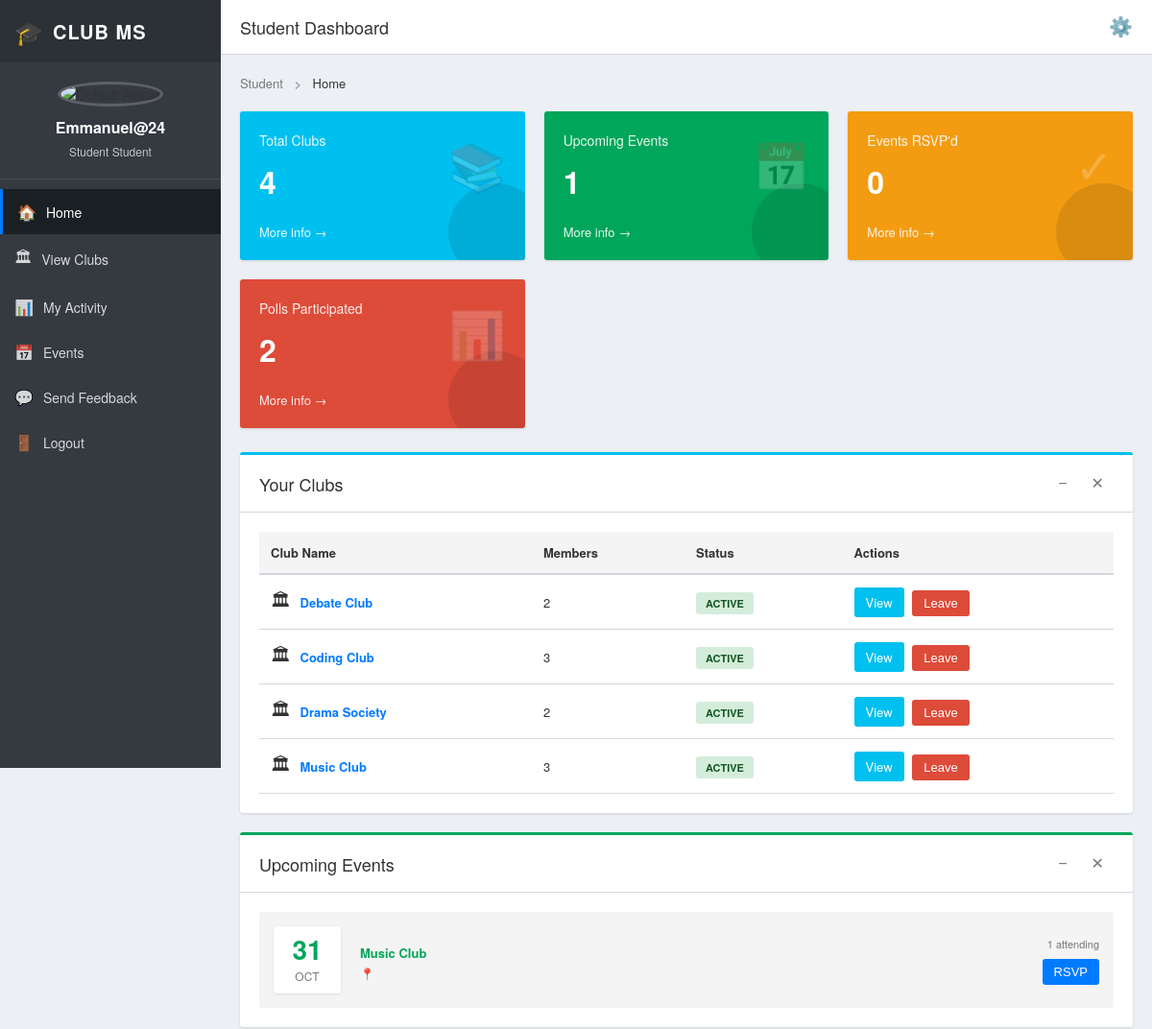
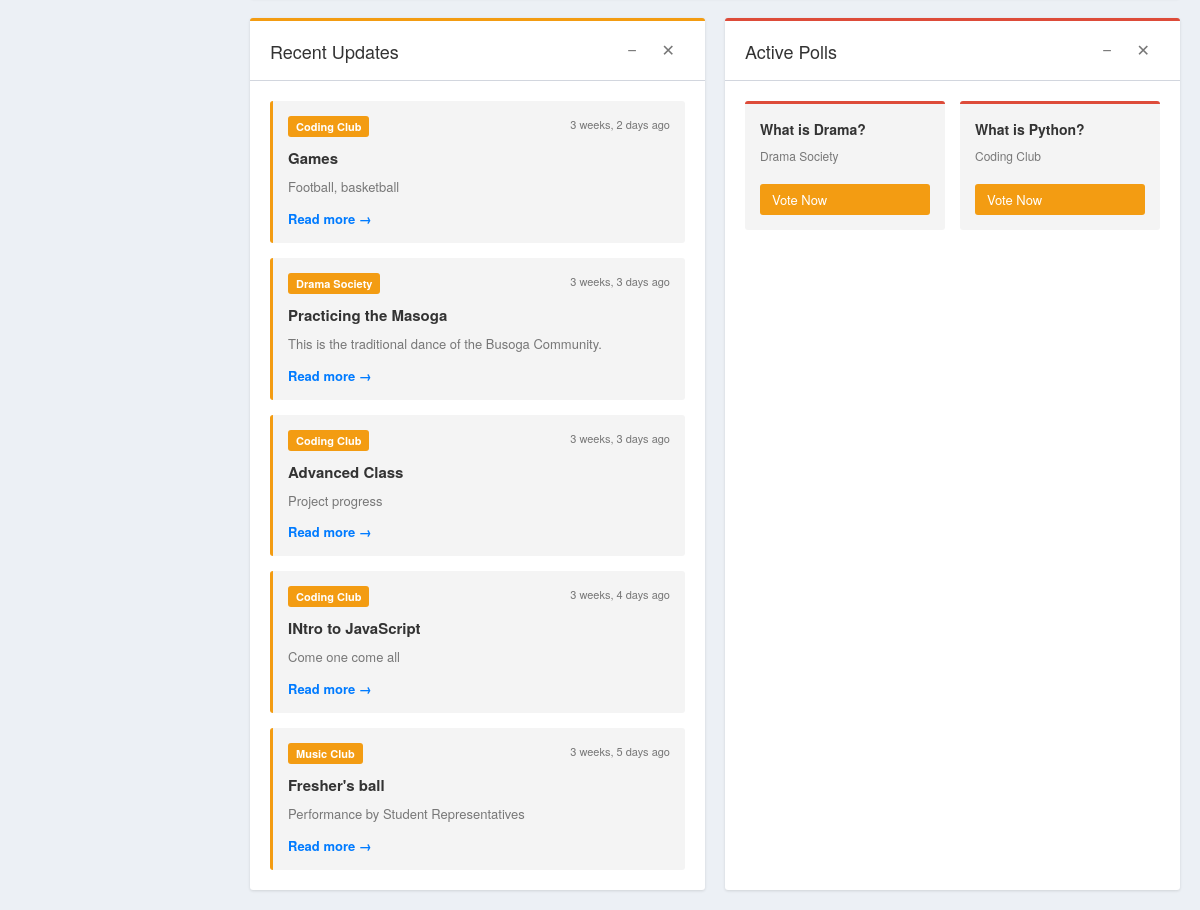
The app's page /clubs/dashboard/student/ (signed in) with its own data (2 pictures, top to bottom).
### users/models.py (models this page shows, shortened)
class Profile(models.Model):
    ROLE_CHOICES = [
        ("student", "Student"),
        ("lecturer", "Lecturer"),
        ("admin", "Admin"),
    ]
    user = models.OneToOneField(User, on_delete=models.CASCADE)
    role = models.CharField(max_length=20, choices=ROLE_CHOICES)
    name = models.CharField(max_length=100)

### clubs/models.py (models this page shows, shortened)
class Club(models.Model):
    name = models.CharField(max_length=100)
    description = models.TextField()
    meeting_time = models.CharField(max_length=100)
    logo = models.ImageField(upload_to="club_logos/", blank=True, null=True)
    members = models.ManyToManyField(
        settings.AUTH_USER_MODEL,
        related_name="clubs",
        blank=True
    )

class Event(models.Model):
    club = models.ForeignKey(
        Club, on_delete=models.CASCADE, related_name="events"
    )
    name = models.CharField(max_length=200)
    description = models.TextField()
    date = models.DateField()
    attendees = models.ManyToManyField(
        settings.AUTH_USER_MODEL,
        related_name="event_attendees",
        blank=True
    )

class ClubPost(models.Model):
    club = models.ForeignKey(
        Club, on_delete=models.CASCADE, related_name="posts"
    )
    title = models.CharField(max_length=200)
    content = models.TextField()
    author = models.ForeignKey(
        settings.AUTH_USER_MODEL, on_delete=models.CASCADE
    )
    created_at = models.DateTimeField(auto_now_add=True)

class Poll(models.Model):
    club = models.ForeignKey(
        Club, on_delete=models.CASCADE, related_name="polls"
    )
    question = models.CharField(max_length=255)
    created_by = models.ForeignKey(
        settings.AUTH_USER_MODEL, on_delete=models.CASCADE
    )
    created_at = models.DateTimeField(auto_now_add=True)

### clubs/views.py (the view)
# urls.py: path('dashboard/student/', views.student_dashboard, name='student_dashboard'),
@login_required
@user_passes_test(is_student)
def student_dashboard(request):
    user = request.user
    user_clubs = user.clubs.all()
    upcoming_events = Event.objects.filter(
        club__in=user_clubs,
        date__gte=timezone.now()
    ).order_by('date')[:5]
    recent_posts = ClubPost.objects.filter(
        club__in=user_clubs
    ).order_by('-created_at')[:5]
    active_polls = Poll.objects.filter(
        club__in=user_clubs
    ).order_by('-created_at')[:3]
    total_clubs = user_clubs.count()
    upcoming_events_count = upcoming_events.count()
    rsvp_events = Event.objects.filter(
        attendees=user,
        date__gte=timezone.now()
    ).count()
    voted_polls = 0
    for poll in Poll.objects.filter(club__in=user_clubs):
        for option in poll.options.all():
            if user in option.votes.all():
                voted_polls += 1
                break
    context = {
        'user': user,
        'user_clubs': user_clubs,
        'upcoming_events': upcoming_events,
        'recent_posts': recent_posts,
        'active_polls': active_polls,
        'total_clubs': total_clubs,
        'upcoming_events_count': upcoming_events_count,
        'rsvp_events': rsvp_events,
        'voted_polls': voted_polls,
    }
    return render(request, 'users/student_dashboard.html', context)

### clubs/views.py (called while the page is built)
def is_student(user):
    return hasattr(user, "profile") and user.profile.role == "student"

### users/templates/users/student_dashboard.html (shortened to what this page needs)
{% load static %}
<!DOCTYPE html>
<html lang="en">
<head>
    <link rel="stylesheet" href="{% static 'css/student_dashboard.css' %}?v=3">
</head>
<body>
<div class="dashboard-wrapper">
    <aside class="sidebar">
        <div class="sidebar-header">
            <div class="logo-section">
                <span class="logo-icon">🎓</span>
                <span class="logo-text">CLUB MS</span>
            </div>
        </div>
        <div class="user-profile">
            {% if user.profile.avatar %}
                <img src="{{ user.profile.avatar.url }}" alt="{{ user.profile.name }}" class="sidebar-avatar">
            {% else %}
                <img src="{% static 'images/default-avatar.png' %}" alt="Default Avatar" class="sidebar-avatar">
            {% endif %}
            <h3>{{ user.profile.name }}</h3>
            <p class="sidebar-role">Student {{ user.profile.role|title }}</p>
        </div>
        <nav class="sidebar-nav">
            <ul>
                <li><a href="{% url 'student_dashboard' %}" class="active"><span class="nav-icon">🏠</span> Home</a></li>
                <li><a href="{% url 'club_list' %}"><span class="nav-icon">🏛</span> View Clubs</a></li>
                <li><a href="{% url 'my_activity' %}"><span class="nav-icon">📊</span> My Activity</a></li>
                <li><a href="{% url 'events_list' %}"><span class="nav-icon">📅</span> Events</a></li>
                <li><a href="{% url 'send_feedback' %}"><span class="nav-icon">💬</span> Send Feedback</a></li>
                <li>
    <form id="logout-form" action="{% url 'logout' %}" method="post" style="display:inline;">
        <button type="submit" class="sidebar-link-btn">
            <span class="nav-icon">🚪</span> Logout
        </button>
    </form>
</li>
            </ul>
        </nav>
    </aside>
    <main class="dashboard-main">
        <header class="top-header">
            <div class="header-left">
                <h1 class="page-title">Student Dashboard</h1>
            </div>
            <div class="header-right">
                <button class="settings-btn">⚙️</button>
            </div>
        </header>
        <div class="dashboard-content">
            <div class="breadcrumb">
                <span>Student</span>
                <span class="separator">></span>
                <span class="current">Home</span>
            </div>
            <section class="stats-grid">
                <div class="stat-card card-blue">
                    <div class="stat-content">
                        <h3>Total Clubs</h3>
                        <p class="stat-number">{{ total_clubs }}</p>
                    </div>
                    <div class="stat-icon">📚</div>
                    <a href="{% url 'club_list' %}" class="stat-link">More info →</a>
                </div>
                <div class="stat-card card-green">
                    <div class="stat-content">
                        <h3>Upcoming Events</h3>
                        <p class="stat-number">{{ upcoming_events_count }}</p>
                    </div>
                    <div class="stat-icon">📅</div>
                    <a href="{% url 'events_list' %}" class="stat-link">More info →</a>
                </div>
                <div class="stat-card card-yellow">
                    <div class="stat-content">
                        <h3>Events RSVP'd</h3>
                        <p class="stat-number">{{ rsvp_events }}</p>
                    </div>
                    <div class="stat-icon">✓</div>
                    <a href="{% url 'events_list' %}" class="stat-link">More info →</a>
                </div>
                <div class="stat-card card-red">
                    <div class="stat-content">
                        <h3>Polls Participated</h3>
                        <p class="stat-number">{{ voted_polls }}</p>
                    </div>
                    <div class="stat-icon">📊</div>
                    <a href="#polls" class="stat-link">More info →</a>
                </div>
            </section>
            <div class="content-grid">
                <section class="panel clubs-panel">
                    <div class="panel-header">
                        <h2>Your Clubs</h2>
                        <div class="panel-actions">
                            <button class="panel-toggle">−</button>
                            <button class="panel-close">✕</button>
                        </div>
                    </div>
                    <div class="panel-body">
                        {% if user_clubs %}
                        <div class="clubs-table">
                            <table>
                                <thead>
                                    <tr>
                                        <th>Club Name</th>
                                        <th>Members</th>
                                        <th>Status</th>
                                        <th>Actions</th>
                                    </tr>
                                </thead>
                                <tbody>
                                    {% for club in user_clubs %}
                                    <tr>
                                        <td>
                                            <div class="club-name-cell">
                                                <span class="club-icon-small">🏛</span>
                                                <a href="{% url 'club_detail' club.id %}" class="club-link">{{ club.name }}</a>
                                            </div>
                                        </td>
                                        <td>{{ club.members.count }}</td>
                                        <td><span class="badge badge-success">Active</span></td>
                                        <td>
                                            <a href="{% url 'club_detail' club.id %}" class="btn btn-view">View</a>
                                            <form method="post" action="{% url 'toggle_membership' club.id %}?next=student_dashboard" style="display:inline;">
                                                <button type="submit" class="btn btn-danger">Leave</button>
                                            </form>
                                        </td>
                                    </tr>
                                    {% endfor %}
                                </tbody>
                            </table>
                        </div>
                        {% else %}
                        <div class="empty-state">
                            <p>You haven't joined any clubs yet.</p>
                            <a href="{% url 'club_list' %}" class="btn btn-primary">Explore Clubs</a>
                        </div>
                        {% endif %}
                    </div>
                </section>
                <section class="panel events-panel" id="events">
                    <div class="panel-header">
                        <h2>Upcoming Events</h2>
                        <div class="panel-actions">
                            <button class="panel-toggle">−</button>
                            <button class="panel-close">✕</button>
                        </div>
                    </div>
                    <div class="panel-body">
                        {% if upcoming_events %}
                        <div class="events-list-table">
                            {% for event in upcoming_events %}
                            <div class="event-row">
                                <div class="event-date-badge">
                                    <span class="event-day">{{ event.date|date:"d" }}</span>
                                    <span class="event-month">{{ event.date|date:"M" }}</span>
                                </div>
                                <div class="event-details">
                                    <p class="event-club-name">{{ event.club.name }}</p>
                                    <p class="event-location">📍 {{ event.location }}</p>
                                </div>
                                <div class="event-actions">
                                    <span class="attendee-badge">{{ event.attendees.count }} attending</span>
                                    <form method="post" action="{% url 'rsvp_event' event.id %}?next=student_dashboard">
                                        <button type="submit" class="btn {% if user in event.attendees.all %}btn-success-active{% else %}btn-primary{% endif %}">
                                            {% if user in event.attendees.all %}✓ Going{% else %}RSVP{% endif %}
                                        </button>
                                    </form>
                                </div>
                            </div>
                            {% endfor %}
                        </div>
                        {% else %}
                        <div class="empty-state">
                            <p>No upcoming events at the moment.</p>
                        </div>
                        {% endif %}
                    </div>
                </section>
            </div>
            <div class="content-grid-2">
                {% if recent_posts %}
                <section class="panel posts-panel">
                    <div class="panel-header">
                        <h2>Recent Updates</h2>
                        <div class="panel-actions">
                            <button class="panel-toggle">−</button>
                            <button class="panel-close">✕</button>
                        </div>
                    </div>
                    <div class="panel-body">
                        <div class="posts-list">
                            {% for post in recent_posts %}
                            <div class="post-card">
                                <div class="post-header-info">
                                    <span class="post-club-badge">{{ post.club.name }}</span>
                                    <span class="post-time">{{ post.created_at|timesince }} ago</span>
                                </div>
                                <h4>{{ post.title }}</h4>
                                <p>{{ post.content|truncatewords:20 }}</p>
                                <a href="{% url 'club_detail' post.club.id %}" class="link-primary">Read more →</a>
                            </div>
                            {% endfor %}
                        </div>
                    </div>
                </section>
                {% endif %}
                {% if active_polls %}
                <section class="panel polls-panel" id="polls">
                    <div class="panel-header">
                        <h2>Active Polls</h2>
                        <div class="panel-actions">
                            <button class="panel-toggle">−</button>
                            <button class="panel-close">✕</button>
                        </div>
                    </div>
                    <div class="panel-body">
                        <div class="polls-grid">
                            {% for poll in active_polls %}
                            <div class="poll-card">
                                <h4>{{ poll.question }}</h4>
                                <p class="poll-club">{{ poll.club.name }}</p>
                                <a href="{% url 'vote_poll' poll.id %}" class="btn btn-vote">Vote Now</a>
                            </div>
                            {% endfor %}
                        </div>
                    </div>
                </section>
                {% endif %}
            </div>
        </div>
    </main>
</div>
</body>
</html>

### records on screen
Club: name "Debate Club", members.count "2"
Club: name "Coding Club", members.count "3"
Club: name "Drama Society", members.count "2"
Club: name "Music Club", members.count "3"
Event: date "31", date "OCT", club.name "Music Club", attendees.count "1", shows "RSVP"
ClubPost: club.name "Coding Club", created_at "3 weeks, 2 days", title "Games", content "Football, basketball"
ClubPost: club.name "Drama Society", created_at "3 weeks, 3 days", title "Practicing the Masoga", content "This is the traditional dance of the Busoga Community."
ClubPost: club.name "Coding Club", created_at "3 weeks, 3 days", title "Advanced Class", content "Project progress"
ClubPost: club.name "Coding Club", created_at "3 weeks, 4 days", title "INtro to JavaScript", content "Come one come all"
ClubPost: club.name "Music Club", created_at "3 weeks, 5 days", title "Fresher's ball", content "Performance by Student Representatives"
Poll: question "What is Drama?", club.name "Drama Society"
Poll: question "What is Python?", club.name "Coding Club"

### other values on screen
{{ user.profile.name }} "Emmanuel@24"
{{ user.profile.role|title }} "Student"
{{ total_clubs }} "4"
{{ upcoming_events_count }} "1"
{{ rsvp_events }} "0"
{{ voted_polls }} "2"
